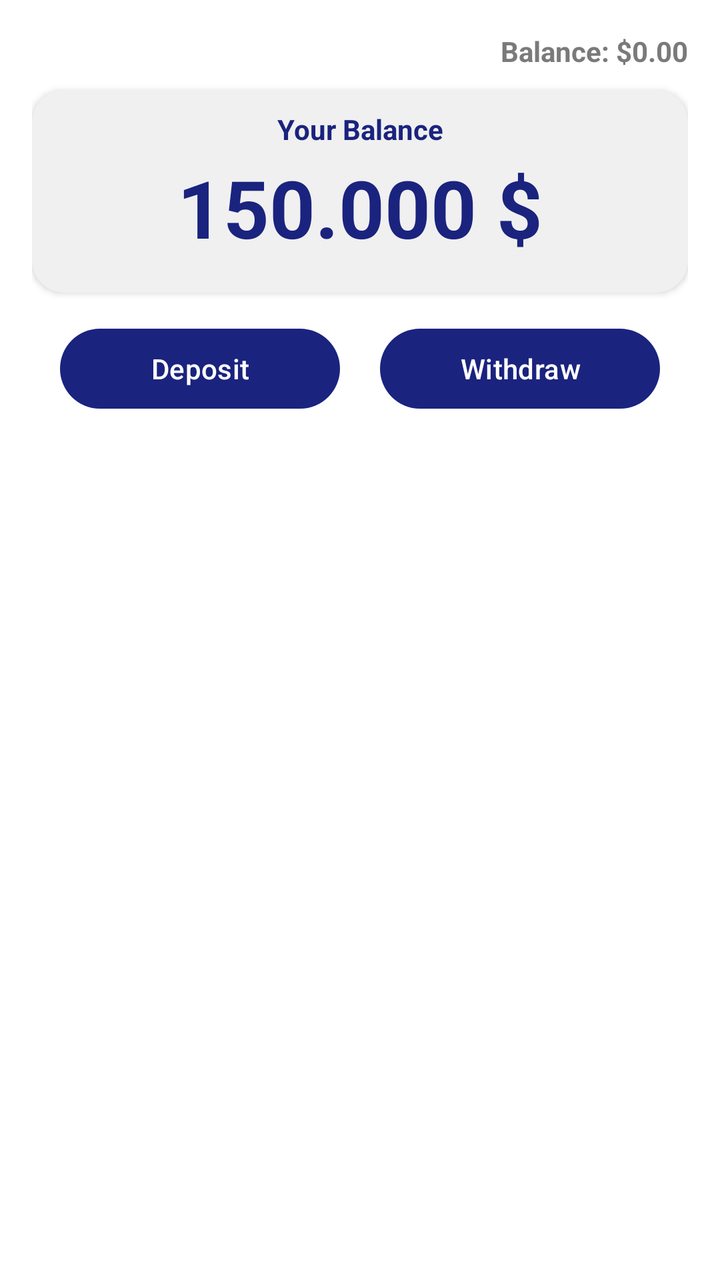
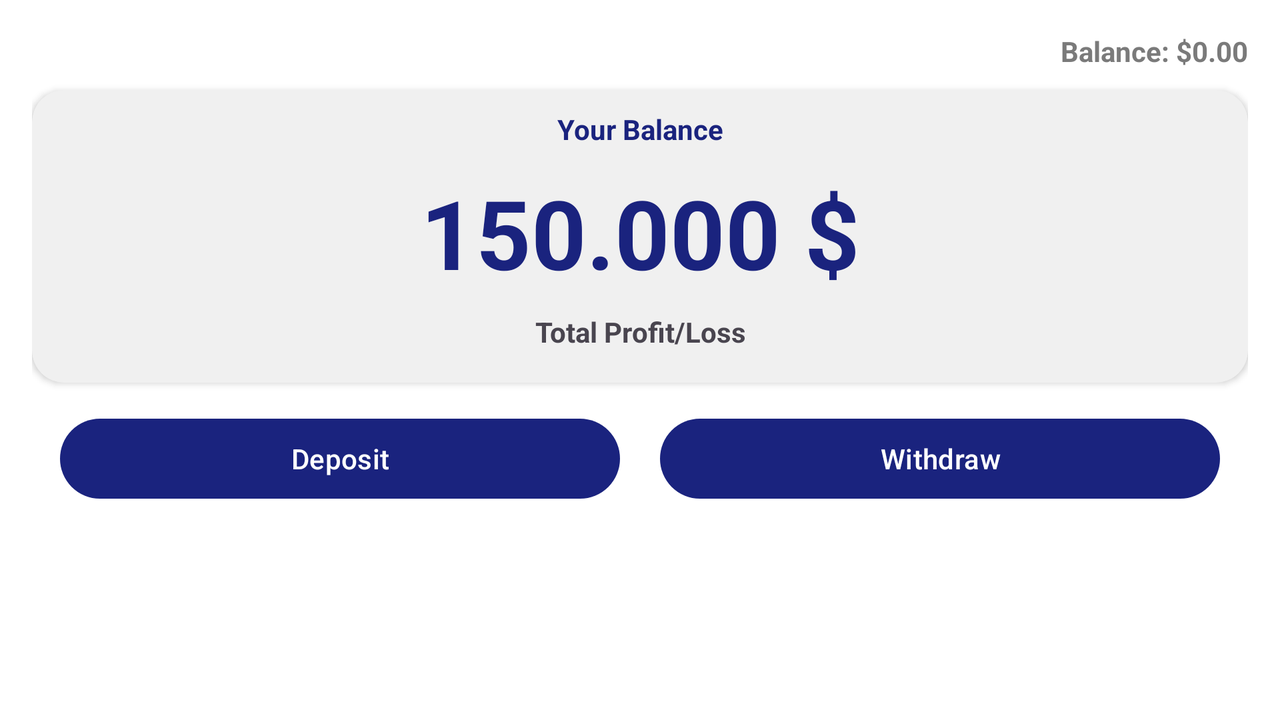

An Android layout and its configuration variant, each rendered on a device that would load it. The default file and the variant file are quoted in full after the pictures.
<!-- AndroidManifest.xml: application theme Theme.CryptoWallet -->
<!-- res/layout/fragment_holdings.xml -->
<?xml version="1.0" encoding="utf-8"?>
<LinearLayout xmlns:android="http://schemas.android.com/apk/res/android"
    xmlns:app="http://schemas.android.com/apk/res-auto"
    xmlns:tools="http://schemas.android.com/tools"
    android:layout_width="match_parent"
    android:layout_height="match_parent"
    android:orientation="vertical"
    android:padding="16dp"
    tools:context=".views.HoldingsFragment">

    <TextView
        android:id="@+id/depositTextView"
        android:layout_width="match_parent"
        android:layout_height="wrap_content"
        android:textSize="14sp"
        android:textStyle="bold"
        android:gravity="end"
        android:layout_marginBottom="10dp"
        android:textColor="#7A7A7A"
        tools:text="Balance: $0.00"/>

    <androidx.cardview.widget.CardView
        android:layout_width="match_parent"
        android:layout_height="wrap_content"
        app:cardCornerRadius="16dp"
        android:padding="16dp"
        android:backgroundTint="@color/recview_grey"
        android:layout_marginBottom="10dp">

        <TextView
            android:layout_width="match_parent"
            android:layout_height="wrap_content"
            android:textSize="14sp"
            android:gravity="center"
            android:textStyle="bold"
            android:layout_margin="10dp"
            android:textColor="@color/primary_color"
            android:text="Your Balance"/>

        <TextView
            android:id="@+id/totalHoldingsValueTextView"
            android:layout_width="match_parent"
            android:layout_height="wrap_content"
            android:layout_marginTop="32dp"
            android:layout_marginBottom="16dp"
            android:textSize="40sp"
            android:textStyle="bold"
            android:textColor="@color/primary_color"
            android:gravity="center"
            tools:text="150.000 $" />
    </androidx.cardview.widget.CardView>

    
    <LinearLayout
        android:layout_width="match_parent"
        android:layout_height="wrap_content"
        android:orientation="horizontal"
        android:padding="4dp">

        <Button
            android:id="@+id/addBalanceButton"
            android:layout_width="0dp"
            android:layout_height="wrap_content"
            android:layout_weight="1"
            android:layout_marginHorizontal="10dp"
            android:drawableLeft="@drawable/baseline_arrow_upward_24"
            android:text="Deposit" />

        <Button
            android:id="@+id/withdrawBalanceButton"
            android:layout_width="0dp"
            android:layout_height="wrap_content"
            android:layout_weight="1"
            android:layout_marginHorizontal="10dp"
            android:drawableLeft="@drawable/baseline_arrow_downward_24"
            android:text="Withdraw" />
    </LinearLayout>

    
    <androidx.recyclerview.widget.RecyclerView
        android:id="@+id/recyclerViewHoldings"
        android:layout_width="match_parent"
        android:layout_height="wrap_content"
        app:layout_behavior="@string/appbar_scrolling_view_behavior"/>

</LinearLayout>
<!-- resources referenced by this layout -->
<resources>
  <color name="primary_color">#1A237E</color>
  <color name="recview_grey">#F0F0F0</color>
  <style name="Theme.CryptoWallet" parent="Base.Theme.CryptoWallet" />
  <style name="Base.Theme.CryptoWallet" parent="Theme.Material3.DayNight.NoActionBar">
  
          <item name="colorPrimary">@color/primary_color</item>
          <item name="colorSecondary">@color/secondary_color</item>"
  
          
          <item name="android:windowBackground">@color/background_light</item>
          <item name="android:statusBarColor">@color/secondary_color</item>
          <item name="android:colorBackground">@color/background_light</item>
          <item name="android:colorForeground">@color/black</item>
      </style>
  <color name="secondary_color">#09103C</color>
  <color name="background_light">#FFFFFF</color>
  <color name="black">#FF000000</color>
</resources>
<!-- res/layout-land/fragment_holdings.xml (the repository's variant of the layout above) -->
<!-- drawn on the phone turned sideways -->
<?xml version="1.0" encoding="utf-8"?>
<LinearLayout xmlns:android="http://schemas.android.com/apk/res/android"
    xmlns:app="http://schemas.android.com/apk/res-auto"
    xmlns:tools="http://schemas.android.com/tools"
    android:layout_width="match_parent"
    android:layout_height="match_parent"
    android:orientation="vertical"
    android:padding="16dp"
    tools:context=".views.HoldingsFragment">

    <TextView
        android:id="@+id/depositTextView"
        android:layout_width="match_parent"
        android:layout_height="wrap_content"
        android:textSize="14sp"
        android:textStyle="bold"
        android:gravity="end"
        android:layout_marginBottom="10dp"
        android:textColor="#7A7A7A"
        tools:text="Balance: $0.00"/>

    <androidx.cardview.widget.CardView
        android:layout_width="match_parent"
        android:layout_height="wrap_content"
        app:cardCornerRadius="16dp"
        android:padding="16dp"
        android:backgroundTint="@color/recview_grey"
        android:layout_marginBottom="10dp">

        
        <LinearLayout
            android:layout_width="match_parent"
            android:layout_height="wrap_content"
            android:orientation="vertical"
            android:gravity="center">

            <TextView
                android:layout_width="match_parent"
                android:layout_height="wrap_content"
                android:textSize="14sp"
                android:gravity="center"
                android:textStyle="bold"
                android:layout_margin="10dp"
                android:textColor="@color/primary_color"
                android:text="Your Balance" />

            <TextView
                android:id="@+id/totalHoldingsValueTextView"
                android:layout_width="match_parent"
                android:layout_height="wrap_content"
                android:textSize="48sp"
                android:textStyle="bold"
                android:textColor="@color/primary_color"
                android:gravity="center"
                tools:text="150.000 $" />

            <TextView
                android:id="@+id/totalProfitLossTextView"
                android:layout_width="match_parent"
                android:layout_height="wrap_content"
                android:textSize="14sp"
                android:gravity="center"
                android:textStyle="bold"
                android:layout_marginTop="8dp"
                android:layout_marginBottom="16dp"
                android:text="Total Profit/Loss" />
        </LinearLayout>
    </androidx.cardview.widget.CardView>

    
    <LinearLayout
        android:layout_width="match_parent"
        android:layout_height="wrap_content"
        android:orientation="horizontal"
        android:padding="4dp">

        <Button
            android:id="@+id/addBalanceButton"
            android:layout_width="0dp"
            android:layout_height="wrap_content"
            android:layout_weight="1"
            android:layout_marginHorizontal="10dp"
            android:drawableLeft="@drawable/baseline_arrow_upward_24"
            android:text="Deposit" />

        <Button
            android:id="@+id/withdrawBalanceButton"
            android:layout_width="0dp"
            android:layout_height="wrap_content"
            android:layout_weight="1"
            android:layout_marginHorizontal="10dp"
            android:drawableLeft="@drawable/baseline_arrow_downward_24"
            android:text="Withdraw" />
    </LinearLayout>

    
    <androidx.recyclerview.widget.RecyclerView
        android:id="@+id/recyclerViewHoldings"
        android:layout_width="match_parent"
        android:layout_height="wrap_content"
        app:layout_behavior="@string/appbar_scrolling_view_behavior"/>

</LinearLayout>
